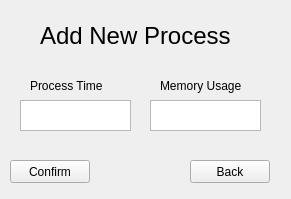
<?xml version="1.0" encoding="UTF-8"?>
<ui version="4.0">
 <class>MainWindow</class>
 <widget class="QMainWindow" name="MainWindow">
  <property name="geometry">
   <rect>
    <x>0</x>
    <y>0</y>
    <width>291</width>
    <height>199</height>
   </rect>
  </property>
  <property name="windowTitle">
   <string>MainWindow</string>
  </property>
  <widget class="QWidget" name="centralwidget">
   <widget class="QLabel" name="Label_AddNewProcess">
    <property name="geometry">
     <rect>
      <x>40</x>
      <y>10</y>
      <width>221</width>
      <height>51</height>
     </rect>
    </property>
    <property name="font">
     <font>
      <pointsize>18</pointsize>
     </font>
    </property>
    <property name="text">
     <string>Add New Process</string>
    </property>
   </widget>
   <widget class="QLabel" name="Label_ProcessTime">
    <property name="geometry">
     <rect>
      <x>30</x>
      <y>70</y>
      <width>91</width>
      <height>31</height>
     </rect>
    </property>
    <property name="text">
     <string>Process Time</string>
    </property>
   </widget>
   <widget class="QLabel" name="Label_MemoryUsage">
    <property name="geometry">
     <rect>
      <x>160</x>
      <y>70</y>
      <width>91</width>
      <height>31</height>
     </rect>
    </property>
    <property name="text">
     <string>Memory Usage</string>
    </property>
   </widget>
   <widget class="QTextEdit" name="TextField_ProcessTime">
    <property name="geometry">
     <rect>
      <x>20</x>
      <y>100</y>
      <width>111</width>
      <height>31</height>
     </rect>
    </property>
   </widget>
   <widget class="QTextEdit" name="TextField_MemoryUsage">
    <property name="geometry">
     <rect>
      <x>150</x>
      <y>100</y>
      <width>111</width>
      <height>31</height>
     </rect>
    </property>
   </widget>
   <widget class="QPushButton" name="Button_Confirm">
    <property name="geometry">
     <rect>
      <x>10</x>
      <y>160</y>
      <width>80</width>
      <height>23</height>
     </rect>
    </property>
    <property name="text">
     <string>Confirm</string>
    </property>
   </widget>
   <widget class="QPushButton" name="Button_Back">
    <property name="geometry">
     <rect>
      <x>190</x>
      <y>160</y>
      <width>80</width>
      <height>23</height>
     </rect>
    </property>
    <property name="text">
     <string>Back</string>
    </property>
   </widget>
  </widget>
 </widget>
 <resources/>
 <connections/>
</ui>
